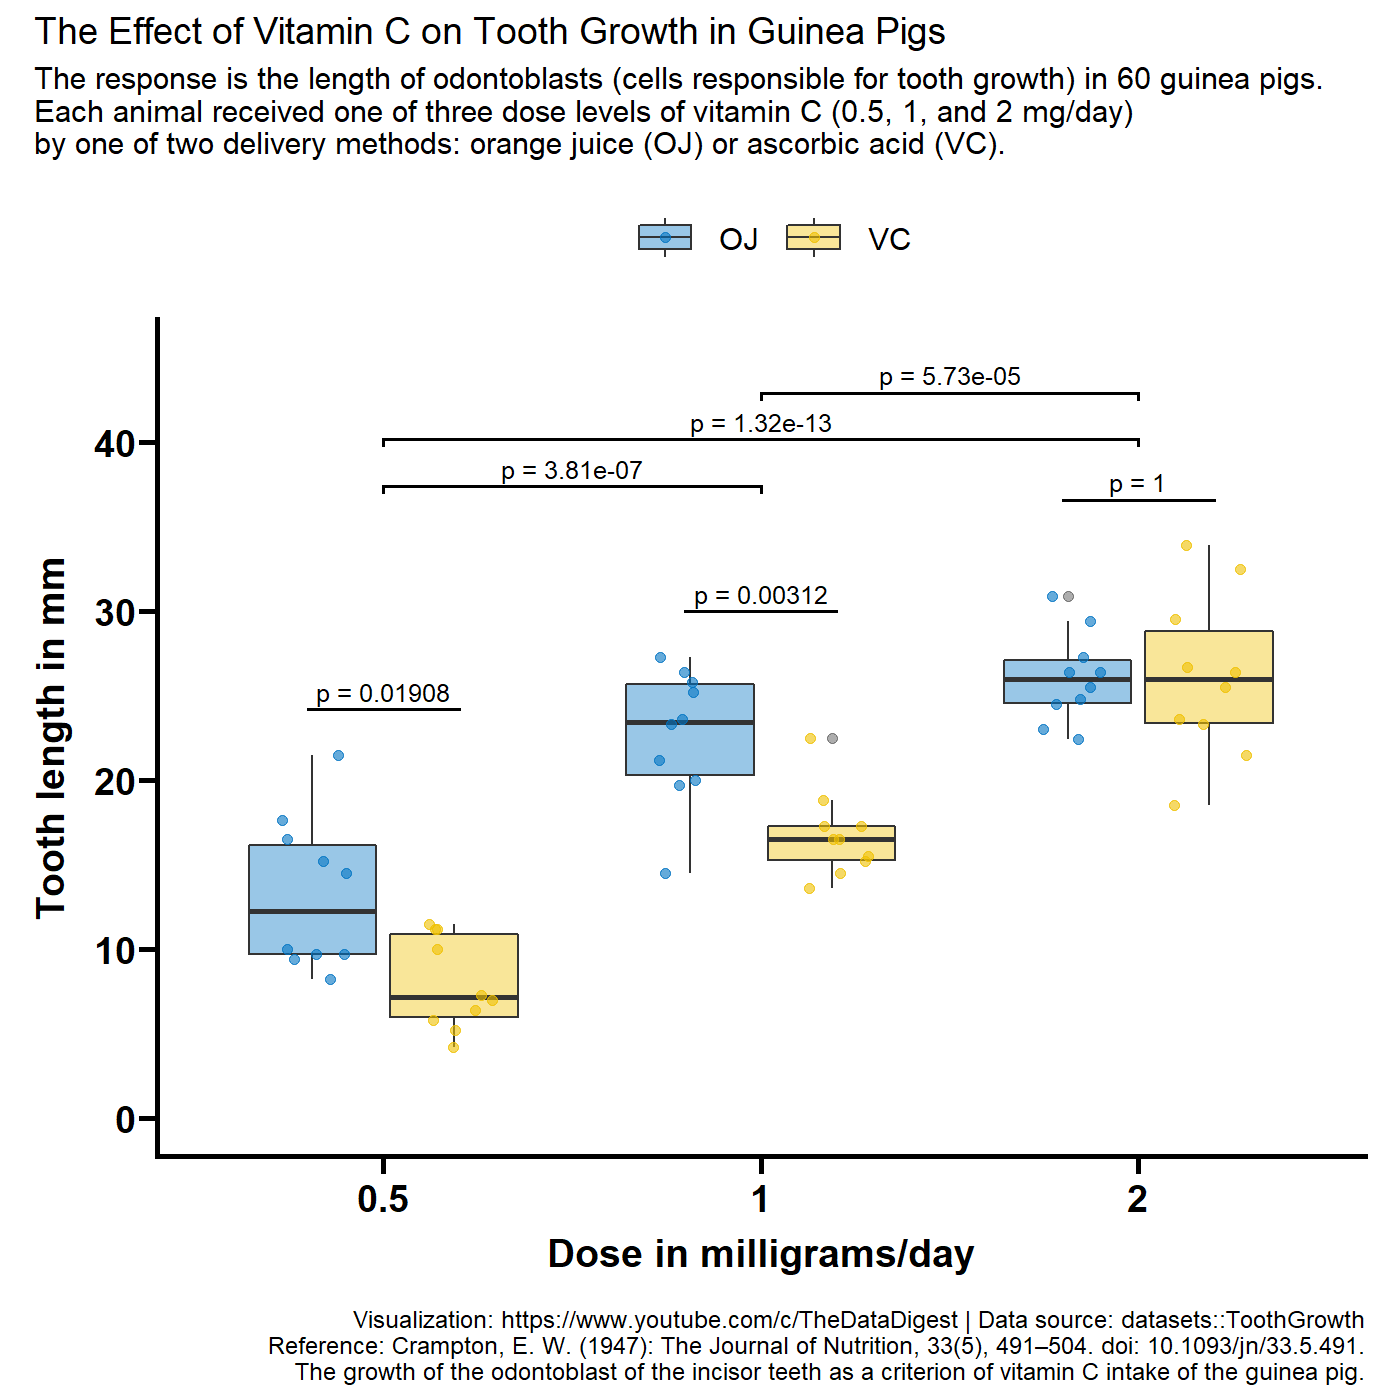

This chart was generated by the following R code:

## 30 day chart challenge 2022 ##

# Script by TheDataDigest 
# https://www.youtube.com/c/TheDataDigest
# https://github.com/TheDataDigest
# https://twitter.com/DigestData

## Tutorial references
# https://cran.r-project.org/web/packages/ggprism/vignettes/pvalues.html
# based on tutorial by Alboukadel Kassambara @datanovia
# http://www.sthda.com/english/articles/24-ggpubr-publication-ready-plots/76-add-p-values-and-significance-levels-to-ggplots/


## (1) Setup and loading packages ----
rm(list=ls())
setwd(dirname(rstudioapi::getActiveDocumentContext()$path))

#install.packages("rstatix"); install.packages("ggprism")
library(tidyverse)
library(ggprism)
library(rstatix)
library(patchwork)


## (2) Loading the data and calculating p-values ----
df_p_val1 <- ToothGrowth %>%
  rstatix::group_by(dose) %>%
  rstatix::t_test(len ~ supp) %>%
  rstatix::adjust_pvalue(p.col = "p", method = "bonferroni") %>%
  rstatix::add_significance(p.col = "p.adj") %>% 
  rstatix::add_xy_position(x = "dose", dodge = 0.8) # important for positioning!

df_p_val2 <- rstatix::t_test(ToothGrowth, len ~ dose, 
                             p.adjust.method = "bonferroni") %>% 
  rstatix::add_xy_position()


## (3) Creating the basic plot ----
# basic plot
basic_plot <- ToothGrowth %>% ggplot(aes(x = factor(dose), y = len)) + 
  geom_boxplot(aes(fill = supp), alpha = 0.4) + 
  geom_point(aes(x = factor(dose), y = len, color = supp), 
             position=position_jitterdodge(), alpha = 0.6) +
  theme_prism() + 
  coord_cartesian(ylim = c(0, 45)) +
  theme(legend.position = "top")

# changing the theme
basic_plot <- ggpubr::set_palette(basic_plot, "jco") +
  labs(x = "Dose in milligrams/day" , y = "Tooth length in mm")

# adding p-values
annotated_plot <- basic_plot + 
  add_pvalue(df_p_val1, xmin = "xmin", xmax = "xmax",
               label = "p = {p.adj}", tip.length = 0) + 
  add_pvalue(df_p_val2, label = "p = {p.adj}", 
             tip.length = 0.01, bracket.nudge.y = 2, step.increase = 0.015)


## (4) Create final chart with annotations ----
final_chart <-  annotated_plot +
  patchwork::plot_annotation(
    title = "The Effect of Vitamin C on Tooth Growth in Guinea Pigs",
    subtitle = "The response is the length of odontoblasts (cells responsible for tooth growth) in 60 guinea pigs.\nEach animal received one of three dose levels of vitamin C (0.5, 1, and 2 mg/day)\nby one of two delivery methods: orange juice (OJ) or ascorbic acid (VC).", 
    caption = "Visualization: https://www.youtube.com/c/TheDataDigest | Data source: datasets::ToothGrowth\nReference: Crampton, E. W. (1947): The Journal of Nutrition, 33(5), 491–504. doi: 10.1093/jn/33.5.491.\nThe growth of the odontoblast of the incisor teeth as a criterion of vitamin C intake of the guinea pig.")


## (5) Save png, pdf ----
# save as PNG
ggsave(path = getwd(), filename = "10_experimental_PVALUES.png", 
       plot = final_chart, device = png,  
       width = 7, height = 7, units = "in", dpi = 200)

# save as PDF
ggsave(path = getwd(), filename = "10_experimental_PVALUES.pdf", 
       plot = final_chart, device = cairo_pdf,  
       width = 7, height = 7, units = "in")
